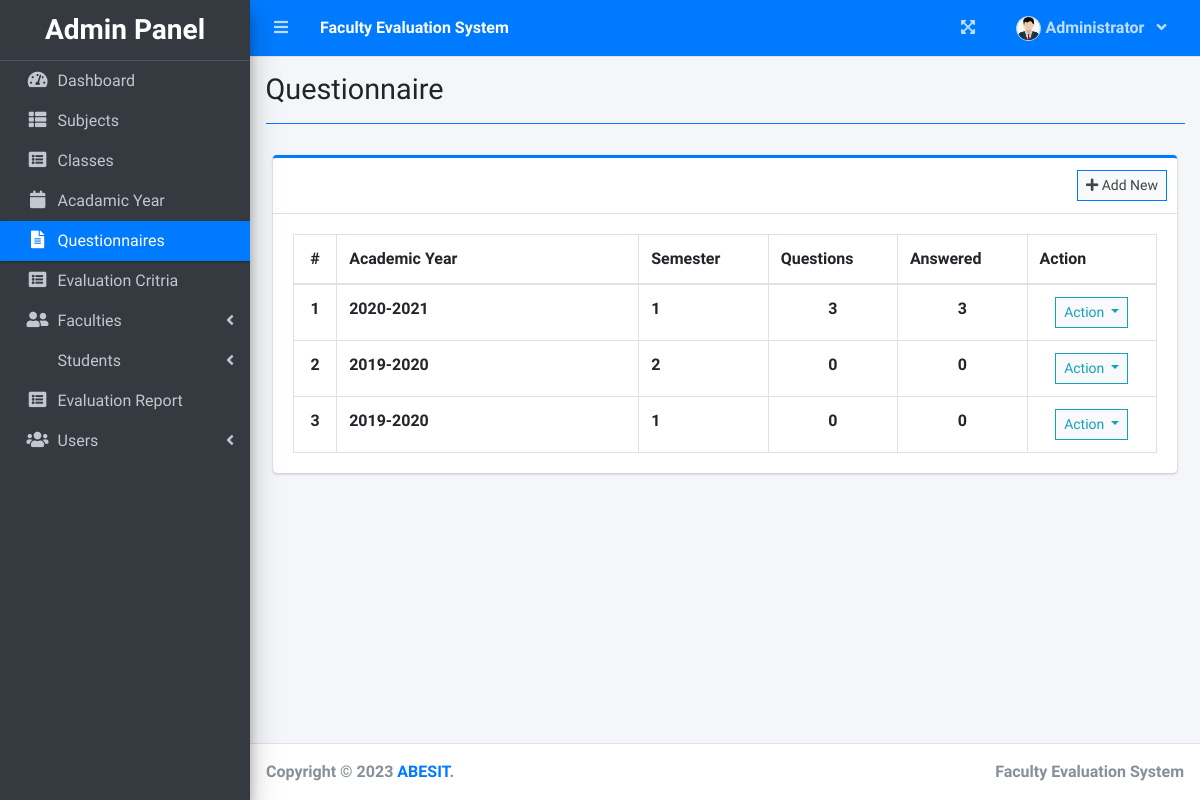
/index.php?page=questionnaire (signed in), run on an earlier commit of the app's database.
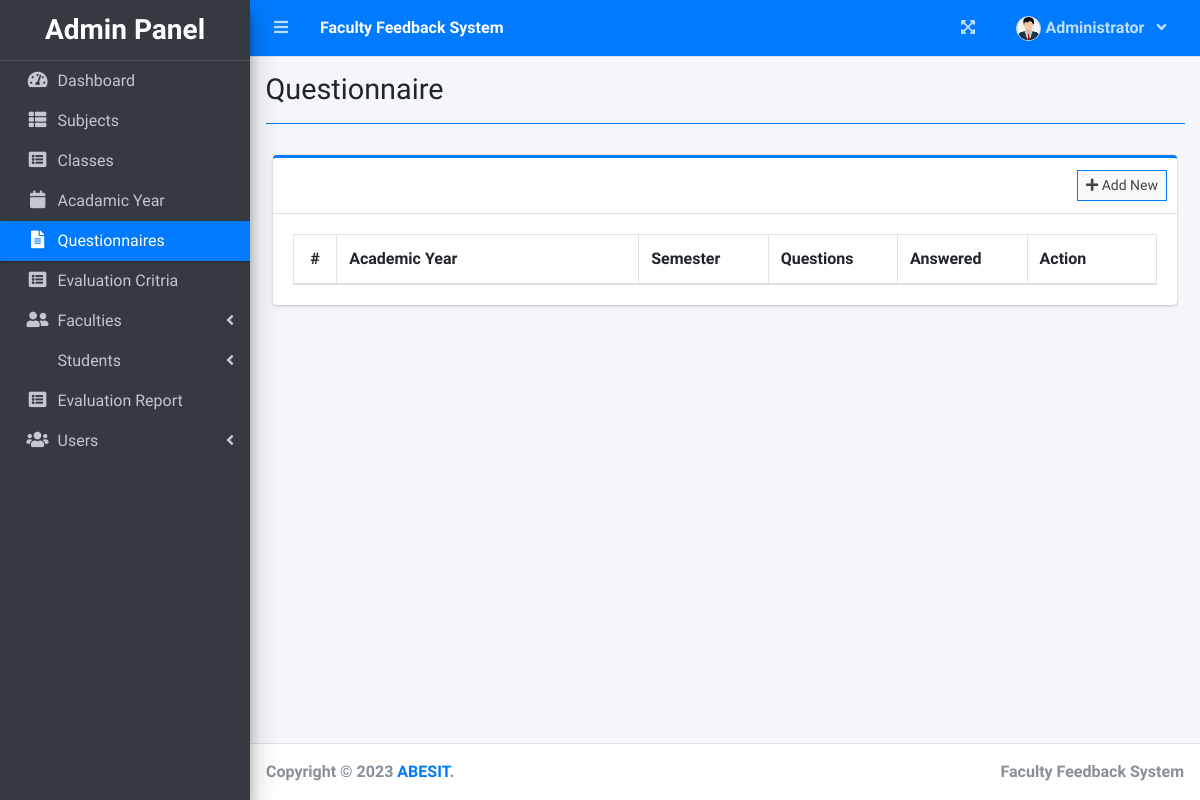
And on a later commit of the database.
### tables this page shows
CREATE TABLE `academic_list` (
  `id` int(30) NOT NULL,
  `year` text NOT NULL,
  `semester` int(30) NOT NULL,
  `is_default` tinyint(1) NOT NULL DEFAULT 0,
  `status` int(1) NOT NULL DEFAULT 0 COMMENT '0=Pending,1=Start,2=Closed'
);

### admin/questionnaire.php (the view, shortened to what this page needs)
<?php include'db_connect.php' ?>
<div class="col-lg-12">
	<div class="card card-outline card-primary">
		<div class="card-header">
			<div class="card-tools">
				<a class="btn btn-block btn-sm btn-default btn-flat border-primary new_academic" href="javascript:void(0)"><i class="fa fa-plus"></i> Add New</a>
			</div>
		</div>
		<div class="card-body">
			<table class="table tabe-hover table-bordered" id="list">
				<colgroup>
					<col width="5%">
					<col width="35%">
					<col width="15%">
					<col width="15%">
					<col width="15%">
					<col width="15%">
				</colgroup>
				<thead>
					<tr>
						<th class="text-center">#</th>
						<th>Academic Year</th>
						<th>Semester</th>
						<th>Questions</th>
						<th>Answered</th>
						<th>Action</th>
					</tr>
				</thead>
				<tbody>
					<?php
					$i = 1;
					$qry = $conn->query("SELECT * FROM academic_list order by abs(year) desc,abs(semester) desc ");
					while($row= $qry->fetch_assoc()):
						$questions = $conn->query("SELECT * FROM question_list where academic_id ={$row['id']} ")->num_rows;
						$answers = $conn->query("SELECT * FROM evaluation_list where academic_id ={$row['id']} ")->num_rows;
					?>
					<tr>
						<th class="text-center"><?php echo $i++ ?></th>
						<td><b><?php echo $row['year'] ?></b></td>
						<td><b><?php echo $row['semester'] ?></b></td>
						<td class="text-center"><b><?php echo number_format($questions) ?></b></td>
						<td class="text-center"><b><?php echo number_format($answers) ?></b></td>
						<td class="text-center">
							<button type="button" class="btn btn-default btn-sm btn-flat border-info wave-effect text-info dropdown-toggle" data-toggle="dropdown" aria-expanded="true">
		                      Action
		                    </button>
						</td>
					</tr>
				<?php endwhile; ?>
				</tbody>
			</table>
		</div>
	</div>
</div>

### index.php (shortened to what this page needs)
<!DOCTYPE html>
<html lang="en">
<?php
	include 'header.php'
?>
<body class="hold-transition sidebar-mini layout-fixed layout-navbar-fixed layout-footer-fixed">
<div class="wrapper">
  <?php include 'topbar.php' ?>
  <?php include $_SESSION['login_view_folder'].'sidebar.php' ?>
  <div class="content-wrapper">
    <div class="content-header">
      <div class="container-fluid">
        <div class="row mb-2">
          <div class="col-sm-6">
            <h1 class="m-0"><?php echo $title ?></h1>
          </div>
        </div>
            <hr class="border-primary">
      </div>
    </div>
    <section class="content">
      <div class="container-fluid">
         <?php
            $page = isset($_GET['page']) ? $_GET['page'] : 'home';
            if(!file_exists($_SESSION['login_view_folder'].$page.".php")){
                include '404.html';
            }else{
            include $_SESSION['login_view_folder'].$page.'.php';
            }
          ?>
      </div>
    </section>
  </div>
  <footer class="main-footer">
    <strong>Copyright &copy; 2023 <a href="">ABESIT</a>.</strong>
    <div class="float-right d-none d-sm-inline-block">
      <b><?php echo $_SESSION['system']['name'] ?></b>
    </div>
  </footer>
</div>
</body>
</html>

### header.php (shortened to what this page needs)
<head>
  <?php
  $title = isset($_GET['page']) ? ucwords(str_replace("_", ' ', $_GET['page'])) : "Home";
  ?>
  <link rel="stylesheet" href="assets/plugins/fontawesome-free/css/all.min.css">
  <link rel="stylesheet" href="https://code.ionicframework.com/ionicons/2.0.1/css/ionicons.min.css">
  <link rel="stylesheet" href="assets/plugins/overlayScrollbars/css/OverlayScrollbars.min.css">
  <link rel="stylesheet" href="assets/plugins/datatables-bs4/css/dataTables.bootstrap4.min.css">
  <link rel="stylesheet" href="assets/plugins/datatables-responsive/css/responsive.bootstrap4.min.css">
  <link rel="stylesheet" href="assets/plugins/datatables-buttons/css/buttons.bootstrap4.min.css">
  <link rel="stylesheet" href="assets/plugins/select2/css/select2.min.css">
  <link rel="stylesheet" href="assets/plugins/select2-bootstrap4-theme/select2-bootstrap4.min.css">
  <link rel="stylesheet" href="assets/plugins/sweetalert2-theme-bootstrap-4/bootstrap-4.min.css">
  <link rel="stylesheet" href="assets/plugins/jquery-ui/jquery-ui.min.css">
  <link rel="stylesheet" href="assets/plugins/toastr/toastr.min.css">
  <link rel="stylesheet" href="assets/plugins/dropzone/min/dropzone.min.css">
  <link rel="stylesheet" href="assets/dist/css/jquery.datetimepicker.min.css">
  <link rel="stylesheet" href="assets/plugins/icheck-bootstrap/icheck-bootstrap.min.css">
  <link rel="stylesheet" href="assets/plugins/bootstrap4-toggle/css/bootstrap4-toggle.min.css">
  <link rel="stylesheet" href="assets/dist/css/adminlte.min.css">
  <link rel="stylesheet" href="assets/dist/css/styles.css">
  <link rel="stylesheet" href="assets/plugins/summernote/summernote-bs4.min.css">
</head>

### topbar.php (shortened to what this page needs)
<nav class="main-header navbar navbar-expand navbar-primary navbar-dark ">
  <ul class="navbar-nav">
    <?php if(isset($_SESSION['login_id'])): ?>
    <li class="nav-item">
      <a class="nav-link" data-widget="pushmenu" href="" role="button"><i class="fas fa-bars"></i></a>
    </li>
  <?php endif; ?>
    <li>
      <a class="nav-link text-white"  href="./" role="button"> <large><b><?php echo $_SESSION['system']['name'] ?></b></large></a>
    </li>
  </ul>
  <ul class="navbar-nav ml-auto">
    <li class="nav-item">
      <a class="nav-link" data-widget="fullscreen" href="#" role="button">
        <i class="fas fa-expand-arrows-alt"></i>
      </a>
    </li>
   <li class="nav-item dropdown">
          <a class="nav-link"  data-toggle="dropdown" aria-expanded="true" href="javascript:void(0)">
            <span>
              <div class="d-felx badge-pill">
                <span class=""><img src="assets/uploads/<?php echo $_SESSION['login_avatar'] ?>" alt="" class="user-img border "></span>
                <span><b><?php echo ucwords($_SESSION['login_firstname']) ?></b></span>
                <span class="fa fa-angle-down ml-2"></span>
              </div>
            </span>
          </a>
    </li>
  </ul>
</nav>

### admin/sidebar.php (shortened to what this page needs)
<aside class="main-sidebar sidebar-dark-primary elevation-4">
  <div class="dropdown">
 	<a href="./" class="brand-link">
      <h3 class="text-center p-0 m-0"><b>Admin Panel</b></h3>
  </a>
  </div>
  <div class="sidebar">
    <nav class="mt-2">
      <ul class="nav nav-pills nav-sidebar flex-column nav-flat" data-widget="treeview" role="menu" data-accordion="false">
       <li class="nav-item dropdown">
          <a href="./" class="nav-link nav-home">
            <i class="nav-icon fas fa-tachometer-alt"></i>
            <p>
              Dashboard
            </p>
          </a>
        </li>
        <li class="nav-item dropdown">
          <a href="./index.php?page=subject_list" class="nav-link nav-subject_list">
            <i class="nav-icon fas fa-th-list"></i>
            <p>
              Subjects
            </p>
          </a>
        </li>
        <li class="nav-item dropdown">
          <a href="./index.php?page=class_list" class="nav-link nav-class_list">
            <i class="nav-icon fas fa-list-alt"></i>
            <p>
              Classes
            </p>
          </a>
        </li>
        <li class="nav-item dropdown">
          <a href="./index.php?page=academic_list" class="nav-link nav-academic_list">
            <i class="nav-icon fas fa-calendar"></i>
            <p>
              Acadamic Year
            </p>
          </a>
        </li>
        <li class="nav-item dropdown">
          <a href="./index.php?page=questionnaire" class="nav-link nav-questionnaire">
            <i class="nav-icon fas fa-file-alt"></i>
            <p>
              Questionnaires
            </p>
          </a>
        </li>
        <li class="nav-item dropdown">
          <a href="./index.php?page=criteria_list" class="nav-link nav-criteria_list">
            <i class="nav-icon fas fa-list-alt"></i>
            <p>
              Evaluation Critria
            </p>
          </a>
        </li>
        <li class="nav-item">
          <a href="#" class="nav-link nav-edit_faculty">
            <i class="nav-icon fas fa-user-friends"></i>
            <p>
              Faculties
              <i class="right fas fa-angle-left"></i>
            </p>
          </a>
        </li>
        <li class="nav-item">
          <a href="#" class="nav-link nav-edit_student">
            <p>
               Students
              <i class="right fas fa-angle-left"></i>
            </p>
          </a>
        </li>
        <li class="nav-item dropdown">
          <a href="./index.php?page=report" class="nav-link nav-report">
            <i class="nav-icon fas fa-list-alt"></i>
            <p>
              Evaluation Report
            </p>
          </a>
        </li>
        <li class="nav-item">
          <a href="#" class="nav-link nav-edit_user">
            <i class="nav-icon fas fa-users"></i>
            <p>
              Users
              <i class="right fas fa-angle-left"></i>
            </p>
          </a>
        </li>
      </ul>
    </nav>
  </div>
</aside>

### topbar.php (style rules this page uses)
.user-img { border-radius: 50%; height: 25px; width: 25px; object-fit: cover; }

What changed in the data, as far as the page shows it:
removed academic_list: year "2020-2021", semester "1", questions "3", answers "3"
removed academic_list: year "2019-2020", semester "2", questions "0", answers "0"
removed academic_list: year "2019-2020", semester "1", questions "0", answers "0"
Also different on the page:
$_SESSION['system']['name']: "Faculty Evaluation System" → "Faculty Feedback System"
